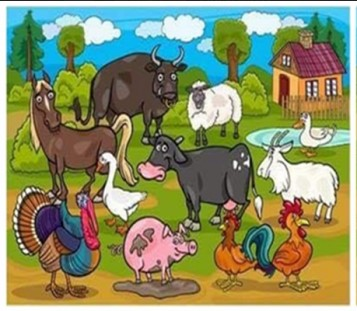
#> input picture differnce1.jpg, 357 x 311 px
$ python differnce.py
#> lines starting #> are read from the running program, lines starting #| are printed output that depends on the picture
import cv2

img1 = cv2.imread("differnce1.jpg")
#> img1 is the input picture: shape (311, 357, 3); mean B, G, R 102.2, 142.5, 137.6
img2 = cv2.imread("differnce2.jpg")
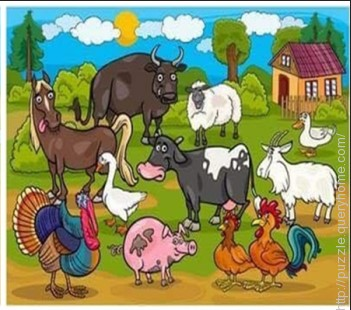
#> input picture differnce2.jpg, 351 x 310 px
#> img2 is the input picture: shape (310, 351, 3); mean B, G, R 98.7, 141.7, 137.4


resized1= cv2.resize(img1, (450,350))
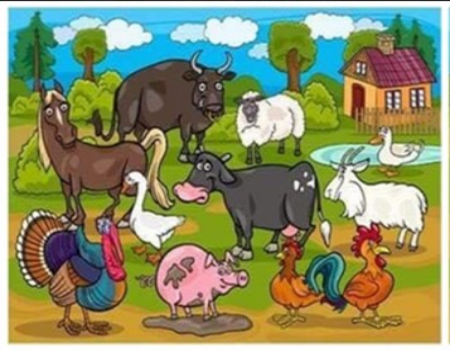
#> resized1: shape (350, 450, 3); mean B, G, R 102, 142.3, 137.4
cv2.waitKey(0)

resized2 = cv2.resize(img2, (450,350))
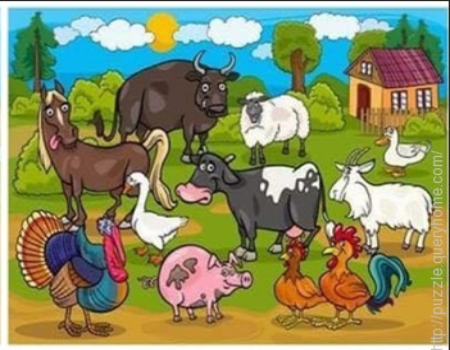
#> resized2: shape (350, 450, 3); mean B, G, R 98.5, 141.6, 137.2
cv2.waitKey(0)

show = resized2 - resized1
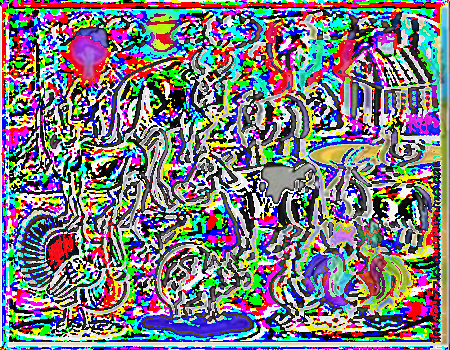
#> show: shape (350, 450, 3); mean B, G, R 128.4, 121.7, 124.6
print('\n',show)
#> (printed output is left out)
show[show<40] = 255
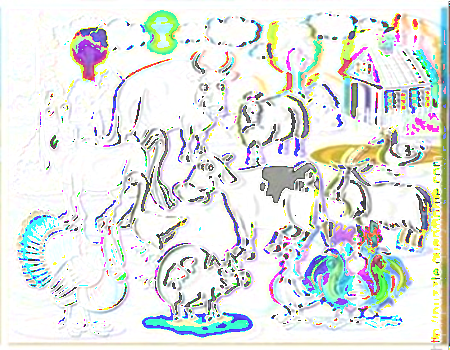
#> show: shape (350, 450, 3); mean B, G, R 225.6, 228, 224.5
cv2.imshow("Differnce",show)
cv2.waitKey(0)
